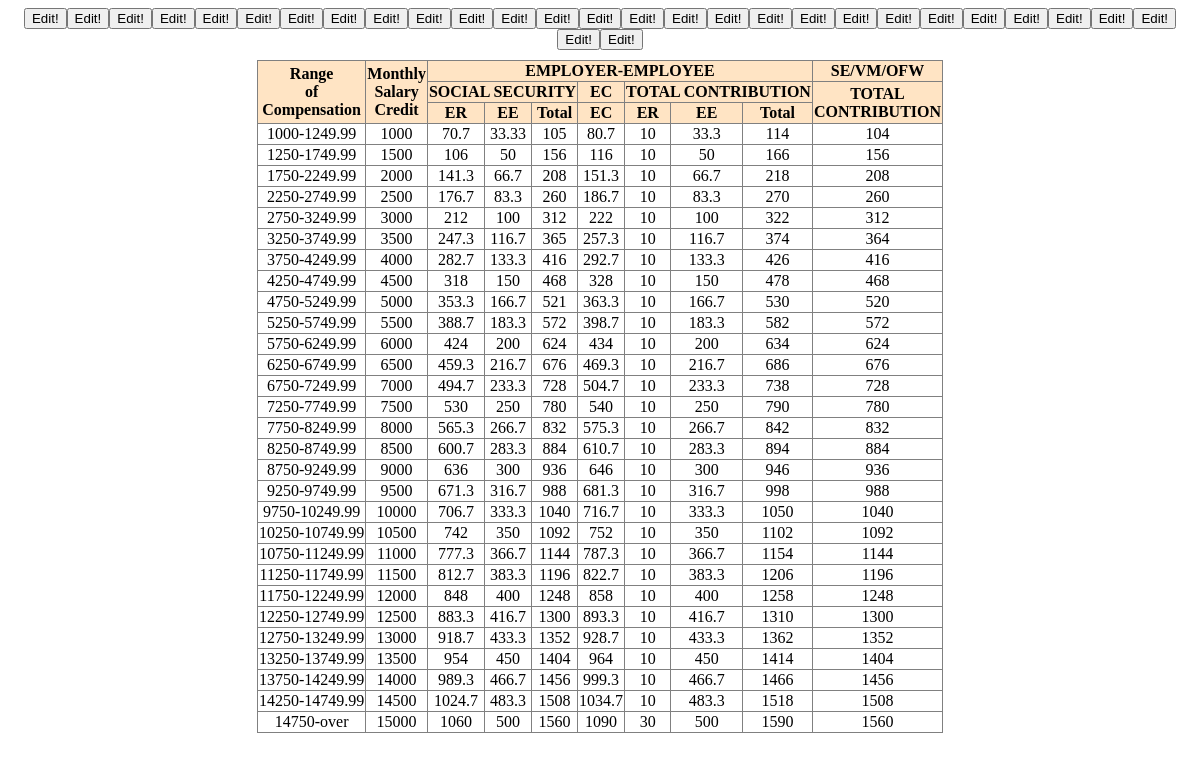
Page /payroll/index.php/sss/GetAll on the committed database.
### tables this page shows
CREATE TABLE IF NOT EXISTS `sss` (
  `rangel` double NOT NULL,
  `rangeh` double NOT NULL,
  `ser` double NOT NULL,
  `see` double NOT NULL,
  `stotal` double NOT NULL,
  `ecer` double NOT NULL,
  `ter` double NOT NULL,
  `tee` double NOT NULL,
  `ttotal` double NOT NULL,
  `msc` double NOT NULL,
  `totalcont` double NOT NULL,
  `id` int(6) NOT NULL AUTO_INCREMENT,
  PRIMARY KEY (`id`)
);

### payroll/application/controllers/sss.php (called while the page is built, shortened)
<?php if ( ! defined('BASEPATH')) exit('No direct script access allowed');
	class Sss extends CI_Controller{
		function __construct()
		{
			$this->load->helper('url');
		}
		function GetAll()
		{
			$this->load->helper('form');
			$this->load->model('Sss_model');
			$data['query'] = $this->Sss_model->Sss_getall();
			$data['trows'] = $this->Sss_model->Sss_numrows();
			$this->load->view('Sss_view',$data);
		}
}
?>

### payroll/index.php (called while the page is built, shortened)
<?php
require_once BASEPATH.'core/CodeIgniter'.EXT;

### payroll/application/models/sss_model.php (called while the page is built, shortened)
<?php
	class Sss_model extends CI_Model{
		function Sss_getall()
		{
			$query = $this->db->query('SELECT `rangel`,`rangeh`,`msc`,`ser`,`see`,`stotal`,`ecer`,`ter`,`tee`,`ttotal`,`totalcont`,`id` FROM sss GROUP BY `rangel`');
			return $query->result();
		}
		function Sss_numrows()
		{
			$trows = $this->db->query('SELECT `rangel`,`rangeh`,`msc`,`ser`,`see`,`stotal`,`ecer`,`ter`,`tee`,`ttotal`,`totalcont` FROM sss GROUP BY `rangel`');
			return $trows->num_rows();
		}
}
?>

### payroll/application/views/sss_view.php (the view, shortened to what this page needs)
<!DOCTYPE HTML PUBLIC "-//W3C//DTD HTML 4.01 Transitional//EN" "http://www.w3.org/TR/html4/loose.dtd">
<html>
<head>
<link rel="stylesheet" type="text/css" href="/cody/style.css" media="screen" />
</head>
<body>
<center>
<table id="tabletwo">
	<thead>
	<tr>
		<th colspan="2" rowspan="3"> Range <br /> of <br/> Compensation </th>
		<th rowspan="3"> Monthly <br /> Salary <br /> Credit </th>
		<th colspan="7"> EMPLOYER-EMPLOYEE </th>
		<th> SE/VM/OFW </th>
		<tr>
		<th colspan="3"> SOCIAL SECURITY </th>
		<th> EC </th>
		<th colspan="3"> TOTAL CONTRIBUTION </th>
		<th rowspan="2"> TOTAL <br /> CONTRIBUTION </th>
		</tr>
		<tr>
		<th>ER</th>
		<th>EE</th>
		<th>Total</th>
		<th>EC</th>
		<th>ER</th>
		<th>EE</th>
		<th>Total</th>
		</tr>
	</tr>
	</thead>
<?php
	$cnt=1;
	foreach ($query as $row){
?>
	<tr>
		<td colspan="2"><?php if ($cnt==$trows)echo $row->rangel."-over"; else echo $row->rangel."-".$row->rangeh; ?></td>
		<td><?php echo $row->msc; ?></td>
		<td><?php echo $row->ser; ?></td>
		<td><?php echo $row->see; ?></td>
		<td><?php echo $row->stotal; ?></td>
		<td><?php echo $row->ter; ?></td>
		<td><?php echo $row->ecer; ?></td>
		<td><?php echo $row->tee; ?></td>
		<td><?php echo $row->ttotal; ?></td>
		<td><?php echo $row->totalcont; $cnt++;?></td>
		<?php
			echo form_open('sss/edit');
			echo form_submit('mysubmit','Edit!');
			echo form_close();
		?></td>
	</tr>
<?php
	}
?>
</table>
</body>
</html>

### payroll/css/style.css (style rules this page uses)
table { margin: 10px 50px; border: 1px solid gray; border-collapse: collapse; border-spacing: 0; text-align: center; }
thead { background: bisque; }
td, th { border: 1px solid gray; }

### payroll/application/views/sss_view.php (style rules this page uses)
table { margin: 10px 50px; border: 1px solid gray; border-collapse: collapse; border-spacing: 0; text-align: center; }
thead { background: bisque; }
td, th { border: 1px solid gray; }

### rows in the picture
sss: rangel "1000", rangeh "1249.99", msc "1000", ser "70.7", see "33.33", stotal "105", ter "80.7", ecer "10", tee "33.3", ttotal "114", totalcont "104"
sss: rangel "1250", rangeh "1749.99", msc "1500", ser "106", see "50", stotal "156", ter "116", ecer "10", tee "50", ttotal "166", totalcont "156"
sss: rangel "1750", rangeh "2249.99", msc "2000", ser "141.3", see "66.7", stotal "208", ter "151.3", ecer "10", tee "66.7", ttotal "218", totalcont "208"
sss: rangel "2250", rangeh "2749.99", msc "2500", ser "176.7", see "83.3", stotal "260", ter "186.7", ecer "10", tee "83.3", ttotal "270", totalcont "260"
sss: rangel "2750", rangeh "3249.99", msc "3000", ser "212", see "100", stotal "312", ter "222", ecer "10", tee "100", ttotal "322", totalcont "312"
sss: rangel "3250", rangeh "3749.99", msc "3500", ser "247.3", see "116.7", stotal "365", ter "257.3", ecer "10", tee "116.7", ttotal "374", totalcont "364"
sss: rangel "3750", rangeh "4249.99", msc "4000", ser "282.7", see "133.3", stotal "416", ter "292.7", ecer "10", tee "133.3", ttotal "426", totalcont "416"
sss: rangel "4250", rangeh "4749.99", msc "4500", ser "318", see "150", stotal "468", ter "328", ecer "10", tee "150", ttotal "478", totalcont "468"
sss: rangel "4750", rangeh "5249.99", msc "5000", ser "353.3", see "166.7", stotal "521", ter "363.3", ecer "10", tee "166.7", ttotal "530", totalcont "520"
sss: rangel "5250", rangeh "5749.99", msc "5500", ser "388.7", see "183.3", stotal "572", ter "398.7", ecer "10", tee "183.3", ttotal "582", totalcont "572"
sss: rangel "5750", rangeh "6249.99", msc "6000", ser "424", see "200", stotal "624", ter "434", ecer "10", tee "200", ttotal "634", totalcont "624"
sss: rangel "6250", rangeh "6749.99", msc "6500", ser "459.3", see "216.7", stotal "676", ter "469.3", ecer "10", tee "216.7", ttotal "686", totalcont "676"
sss: rangel "6750", rangeh "7249.99", msc "7000", ser "494.7", see "233.3", stotal "728", ter "504.7", ecer "10", tee "233.3", ttotal "738", totalcont "728"
sss: rangel "7250", rangeh "7749.99", msc "7500", ser "530", see "250", stotal "780", ter "540", ecer "10", tee "250", ttotal "790", totalcont "780"
sss: rangel "7750", rangeh "8249.99", msc "8000", ser "565.3", see "266.7", stotal "832", ter "575.3", ecer "10", tee "266.7", ttotal "842", totalcont "832"
sss: rangel "8250", rangeh "8749.99", msc "8500", ser "600.7", see "283.3", stotal "884", ter "610.7", ecer "10", tee "283.3", ttotal "894", totalcont "884"
sss: rangel "8750", rangeh "9249.99", msc "9000", ser "636", see "300", stotal "936", ter "646", ecer "10", tee "300", ttotal "946", totalcont "936"
sss: rangel "9250", rangeh "9749.99", msc "9500", ser "671.3", see "316.7", stotal "988", ter "681.3", ecer "10", tee "316.7", ttotal "998", totalcont "988"
sss: rangel "9750", rangeh "10249.99", msc "10000", ser "706.7", see "333.3", stotal "1040", ter "716.7", ecer "10", tee "333.3", ttotal "1050", totalcont "1040"
sss: rangel "10250", rangeh "10749.99", msc "10500", ser "742", see "350", stotal "1092", ter "752", ecer "10", tee "350", ttotal "1102", totalcont "1092"
sss: rangel "10750", rangeh "11249.99", msc "11000", ser "777.3", see "366.7", stotal "1144", ter "787.3", ecer "10", tee "366.7", ttotal "1154", totalcont "1144"
sss: rangel "11250", rangeh "11749.99", msc "11500", ser "812.7", see "383.3", stotal "1196", ter "822.7", ecer "10", tee "383.3", ttotal "1206", totalcont "1196"
sss: rangel "11750", rangeh "12249.99", msc "12000", ser "848", see "400", stotal "1248", ter "858", ecer "10", tee "400", ttotal "1258", totalcont "1248"
sss: rangel "12250", rangeh "12749.99", msc "12500", ser "883.3", see "416.7", stotal "1300", ter "893.3", ecer "10", tee "416.7", ttotal "1310", totalcont "1300"
sss: rangel "12750", rangeh "13249.99", msc "13000", ser "918.7", see "433.3", stotal "1352", ter "928.7", ecer "10", tee "433.3", ttotal "1362", totalcont "1352"
sss: rangel "13250", rangeh "13749.99", msc "13500", ser "954", see "450", stotal "1404", ter "964", ecer "10", tee "450", ttotal "1414", totalcont "1404"
sss: rangel "13750", rangeh "14249.99", msc "14000", ser "989.3", see "466.7", stotal "1456", ter "999.3", ecer "10", tee "466.7", ttotal "1466", totalcont "1456"
sss: rangel "14250", rangeh "14749.99", msc "14500", ser "1024.7", see "483.3", stotal "1508", ter "1034.7", ecer "10", tee "483.3", ttotal "1518", totalcont "1508"
sss: rangel "14750", msc "15000", ser "1060", see "500", stotal "1560", ter "1090", ecer "30", tee "500", ttotal "1590", totalcont "1560"
